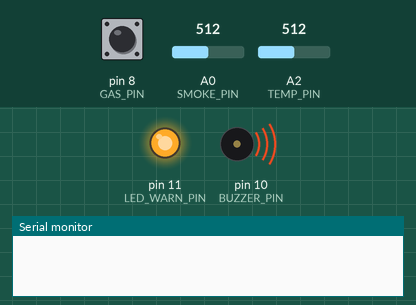
Bench run of a sketch on a simulated Arduino Uno, built with avr-gcc and run on an emulated ATmega328P. On the bench: output pins drawn as LEDs (lit = HIGH), buzzer (waves = sounding), the last lines printed to the serial monitor. Inputs (shaded band) come from the test bench; at power-on: pin 8 (GAS_PIN) HIGH, A0 (SMOKE_PIN) = 512, A2 (TEMP_PIN) = 512. The modem accepts every AT command (registered, SIM ready, sends succeed) and sends nothing else.

Above: at 2.4 s.
At 11.9 s:
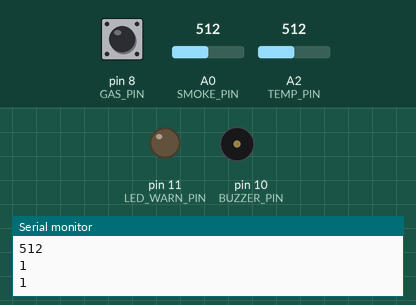
Timing chart, 0 to 21.6 s (numbered marks = the images above):
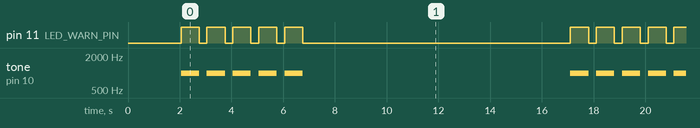

The sketch:

main_arduino.ino
```cpp
#include <SoftwareSerial.h>

#define LED_WARN_PIN 11
#define BUZZER_PIN 10
#define SMOKE_PIN A0
#define GAS_PIN 8
#define TEMP_PIN A2
#define SIM_PINNUMBER "0832"

#define TEMP_RESISTOR 10000
#define THERMISTORNOMINAL 10000
#define TEMPERATURENOMINAL 25
#define BCOEFFICIENT 3950
#define SERIESRESISTOR 320 //320

// sensor variable
int tempValue;
int gasValue;
int smokeValue;
bool isWarning = false;
bool isTesting = false;
char* testingData;
int smokeThreshold = 400;
float ther_resistor;


//Create software serial object to communicate with SIM800L
SoftwareSerial smsSerial(3, 2); //SIM800L Tx & Rx is connected to Arduino #3 & #2
boolean notConnected = true;
char* warningNumber;
char* receiveNumber;
char* agencyNumber;
char* txtMsg = "FireAlarm's WARNING !!! Smoke is detected in your house now !!!";


int convertTempC(float valuePinA2)
{
  valuePinA2 = 1023 / valuePinA2 - 1;
  valuePinA2 = SERIESRESISTOR / valuePinA2;
  valuePinA2 = valuePinA2 / THERMISTORNOMINAL;
  valuePinA2 = log(valuePinA2);
  valuePinA2 /= BCOEFFICIENT;
  valuePinA2 += 1.0 / (TEMPERATURENOMINAL + 273.15);
  valuePinA2 = 1.0 / valuePinA2;
  valuePinA2 -= 240.15;
  return valuePinA2;
}

void setup()
{
  // Define the LED pin as Output
  Serial.begin(19200);
  setupPin();
  setupSIM800L();
  setupMQ2();
}

void setupPin()
{
  pinMode(LED_WARN_PIN, OUTPUT);
  pinMode(BUZZER_PIN, OUTPUT);
  pinMode(SMOKE_PIN, INPUT);
  pinMode(GAS_PIN, INPUT);
  pinMode(TEMP_PIN, INPUT);
}

//setup MQ2 sensor and component
void setupMQ2()
{
  // MQ2 warming up
  delay(2000);
}

void setupSIM800L() {
  smsSerial.begin(19200);
  smsSerial.println("AT");
}

void loop()
{
  sendSensorData();
  delay(10000);
}

void sendSensorData()
{
  smokeValue = analogRead(SMOKE_PIN);
  gasValue = digitalRead(GAS_PIN);
  ther_resistor = analogRead(TEMP_PIN);
  tempValue = convertTempC(ther_resistor);
  if (smokeValue > smokeThreshold || isTesting)
  { //|| gasValue == HIGH) {
    isWarning = true;
    if (isTesting) {
      smokeValue = smokeThreshold;
    }

    sendSMS();
    for (byte w = 0; w < 5; w++)
    {
      // led & buzzer warning
      digitalWrite(LED_WARN_PIN, HIGH);
      tone(BUZZER_PIN, 1000, 700);
      delay(700);
      digitalWrite(LED_WARN_PIN, LOW);
      delay(300);
    }
    if (isTesting) {
      isTesting = false;
    }
  }
  else
  {
    isWarning = false;
  }

  Serial.println(tempValue);
  Serial.println(smokeValue);
  if (gasValue == 0) {
    //avoid zero value in communication
    Serial.println(2);
  } else {
    //gas detected !!! gasValue == 1 == HIGH
    Serial.println(gasValue);
  }

  if (isWarning) {
    Serial.println(1);
  } else {
    //replace 0 by 2;
    Serial.println(2);
  }
}

void receiveData() {
  String msgRecv = "";
  char chRecv;
  byte count = 0;
  while (Serial.available() > 0)
  {
    chRecv = Serial.read();
    if (chRecv == '=') {
      count++;
      // the end of message
      if (count == 2) {
        break;
      }
    } else {
      if (count == 1) {
        msgRecv.concat('=');
      }
      msgRecv.concat(chRecv);

      count = 0;
    }
  }

  if (msgRecv != "") {
    String data = msgRecv.substring(4);
    if (msgRecv.startsWith("103")) {
      //setting warningNumber;
      warningNumber = string2char(data);
    } else if(msgRecv.startsWith("104")) {
      //setting agencyNumber;
      agencyNumber = string2char(data);
    } else if(msgRecv.startsWith("105")) {
      //data 1111 -> 2222 with 1==true and 2==false in the order (smoke, gas, sms, notification)
      isTesting = true;
      testingData = string2char(data);
    } else if(msgRecv.startsWith("106")) {
      isTesting = false;
    }
  }
}

void sendSMS() {
  smsSerial.println("AT+CMGF=1"); // Configuring TEXT mode
  // smsSerial.print("AT+CMGS=\"+ZZxxxxxxxxxx\"");//change ZZ with country code and xxxxxxxxxxx with phone number to sms
  smsSerial.print("AT+CMGS=\"+33");
  smsSerial.print(warningNumber);
  smsSerial.print("\"");
  smsSerial.print(txtMsg); //text content
  smsSerial.write(26); //like CTRL + Z
}

char* string2char(String command){
    if(command.length()!=0){
        char *p = const_cast<char*>(command.c_str());
        return p;
    }
}
```

Measured:
- by itself, pin 11 (LED_WARN_PIN): repeats every 15.0 s: 4 × (LOW 0.30 s, HIGH 0.70 s), LOW 10.3 s, HIGH 0.70 s
- by itself, tone on pin 10 (BUZZER_PIN): repeats every 15.0 s: 4 × (silent 0.30 s, 1000 Hz 0.70 s), silent 10.3 s, 1000 Hz 0.70 s
